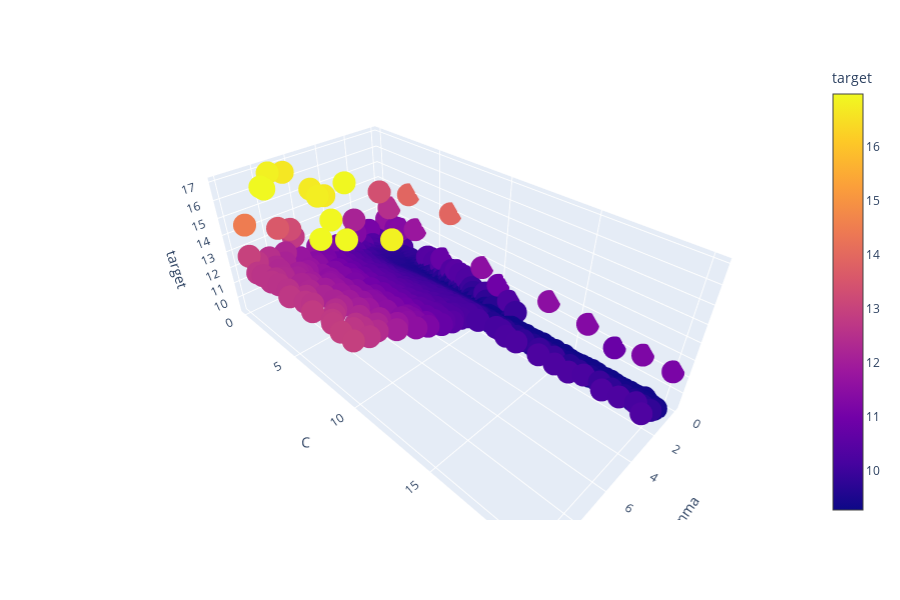

Notebook code cell kept with this figure:
### Code cell
px.scatter_3d(df2, x = "gamma", y = "C", z = "target", color = "target")

### Figure 1 — Plotly figure (JSON) as saved in the notebook; plotly's stock layout.template omitted (floating-point values rounded to 4 significant figures; data arrays with more than 128 entries replaced by an {"elided": "..."} marker saying what was removed)
{"data": [{"hoverlabel": {"namelength": 0}, "hovertemplate": "gamma=%{x}<br>C=%{y}<br>target=%{marker.color}", "legendgroup": "", "marker": {"color": {"elided": "1052 float values"}, "coloraxis": "coloraxis", "symbol": "circle"}, "mode": "markers", "name": "", "scene": "scene", "showlegend": false, "type": "scatter3d", "x": {"elided": "1052 float values"}, "y": {"elided": "1052 float values"}, "z": {"elided": "1052 float values"}}], "layout": {"coloraxis": {"colorbar": {"title": {"text": "target"}}, "colorscale": [[0, "#0d0887"], [0.1111, "#46039f"], [0.2222, "#7201a8"], [0.3333, "#9c179e"], [0.4444, "#bd3786"], [0.5556, "#d8576b"], [0.6667, "#ed7953"], [0.7778, "#fb9f3a"], [0.8889, "#fdca26"], [1, "#f0f921"]]}, "height": 600, "legend": {"tracegroupgap": 0}, "margin": {"t": 60}, "scene": {"domain": {"x": [0, 0.98], "y": [0, 1]}, "xaxis": {"title": {"text": "gamma"}}, "yaxis": {"title": {"text": "C"}}, "zaxis": {"title": {"text": "target"}}}}}
